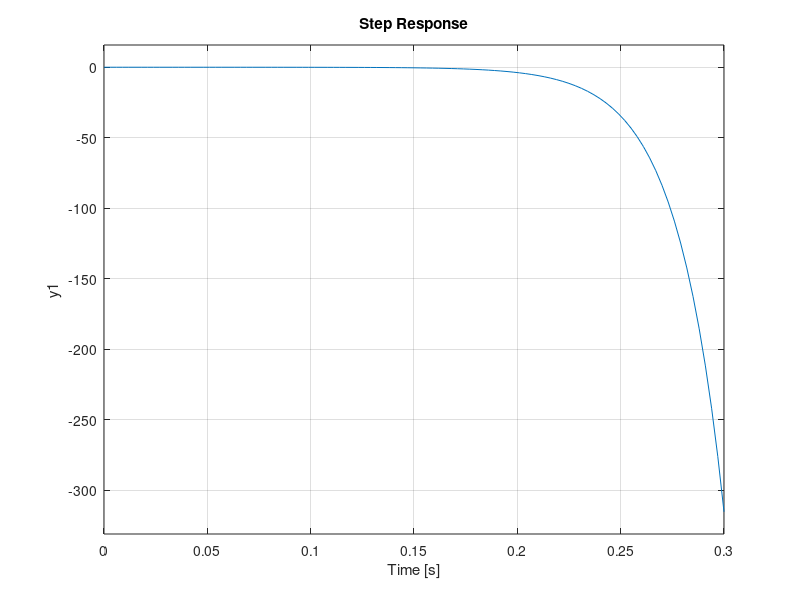

Reproduce this figure in MATLAB. (Note: this script raises an error after producing the figure.)
clear all; close all;
s = tf('s');
G = (-153)/(s^3+27*s^2-1962*s-52320); % transfer function
figure(1)
step(G) % plotting the bode step response of G(s) 
stepinfo(G)
grid on;
figure(2)
impulse(G) % plotting the impulse response of G(s) 
grid on;
figure(3)
pzmap(G) % plotting the pole-zero map of G(s) 
a = findobj(gca,'type','line'); % findobj locates graphics objects with specific properties
for i = 1:length(a)
    set(a(i),'markersize',12)
    set(a(i), 'linewidth',2) 
end
figure(4)
rlocus(G)
set(findall(gcf,'type','line'),'linewidth',2); % findall returns the objects that have the specified
                                               % properties and sets them to the specified values
figure(5)
bode(G) % plotting the bode plot of G(s) 
margin(G)
sisotool(G)

t = 0:0.002:20;
[u,t] = gensig("sin",5,20); % generates signal 
[y,t] = gensig("square",5,20);
Kp = -24.3;
Ki = -5.97;
Kd = -24.8;
H = 1;
Dc = Kp+Kd*s+Ki/s;
T = feedback(600*G*Dc,1);
figure(6);
pzmap(T);
a = findobj(gca,'type','line'); % findobj locates graphics objects with specific properties
for i = 1:length(a)
    set(a(i),'markersize',12)
    set(a(i), 'linewidth',2) 
end
figure(7)
step(T);
grid on
figure(8)
lsim(T,u,t);
set(findall(gcf,'type','line'),'linewidth',2); % findall returns the objects that have the specified
                                               % properties and sets them to the specified values
title("Sine Wave Tracking")
ylabel("Amplitude")
grid on
figure(9)
lsim(T,y,t);
set(findall(gcf,'type','line'),'linewidth',2);
title("Square Wave Tracking")
ylabel("Amplitude")
grid on
figure(10)
rlocus(G*Dc)
title('Root Locus GDc(s)')
set(findall(gcf,'type','line'),'linewidth',2);


